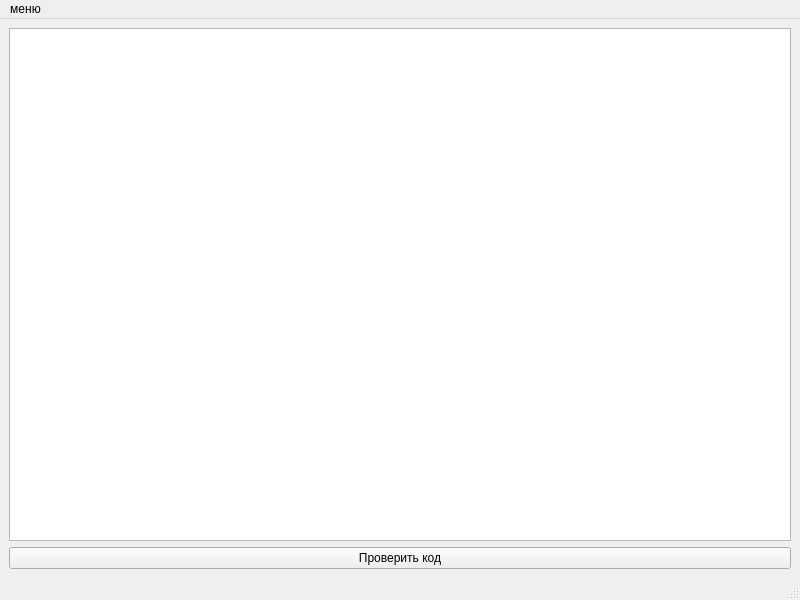
<?xml version="1.0" encoding="UTF-8"?>
<ui version="4.0">
 <class>MainWindow</class>
 <widget class="QMainWindow" name="MainWindow">
  <property name="geometry">
   <rect>
    <x>0</x>
    <y>0</y>
    <width>800</width>
    <height>600</height>
   </rect>
  </property>
  <property name="windowTitle">
   <string>MainWindow</string>
  </property>
  <widget class="QWidget" name="centralwidget">
   <layout class="QGridLayout" name="gridLayout">
    <item row="0" column="0">
     <widget class="QTextEdit" name="textEdit"/>
    </item>
    <item row="1" column="0">
     <widget class="QPushButton" name="pushButton">
      <property name="text">
       <string>Проверить код</string>
      </property>
     </widget>
    </item>
   </layout>
  </widget>
  <widget class="QMenuBar" name="menubar">
   <property name="geometry">
    <rect>
     <x>0</x>
     <y>0</y>
     <width>800</width>
     <height>21</height>
    </rect>
   </property>
   <widget class="QMenu" name="menu">
    <property name="title">
     <string>меню</string>
    </property>
    <addaction name="action"/>
   </widget>
   <addaction name="menu"/>
  </widget>
  <widget class="QStatusBar" name="statusbar"/>
  <action name="action">
   <property name="text">
    <string>открыть</string>
   </property>
  </action>
 </widget>
 <resources/>
 <connections/>
</ui>
